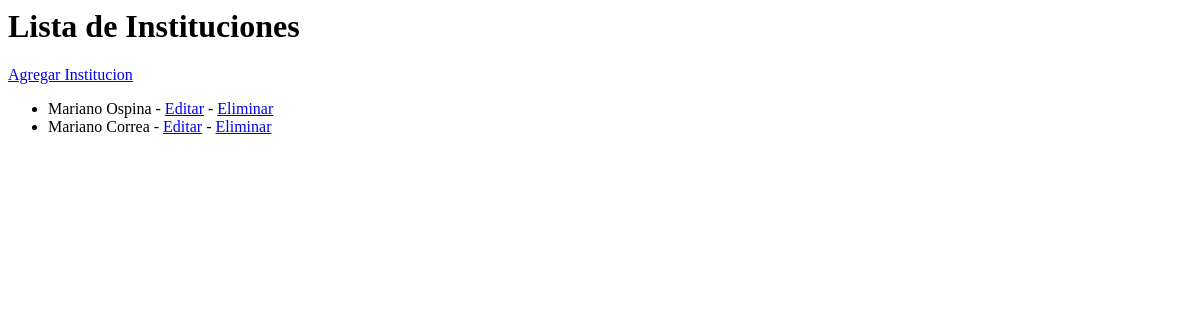
Page /instituciones/ on the earlier database version.
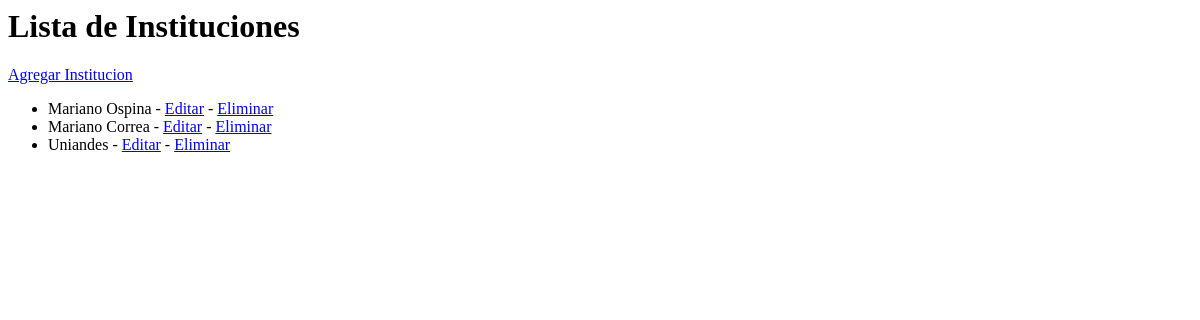
Same page on the later database version.
### instituciones/models.py (models this page shows, shortened)
class Institucion(models.Model):
    nombre = models.CharField(max_length=255)
    direccion = models.CharField(max_length=255)
    telefono = models.CharField(max_length=20)
    email_contacto = models.EmailField()

### instituciones/views.py (the view)
# urls.py: path('', institucion_list, name='institucion_list'),
def institucion_list(request):
    instituciones = Institucion.objects.all()
    return render(request, 'institucion_list.html', {'instituciones': instituciones})

### instituciones/templates/institucion_list.html
<h1>Lista de Instituciones</h1>
<a href="{% url 'institucion_create' %}">Agregar Institucion</a>
<ul>
    {% for institucion in instituciones %}
        <li>
            {{ institucion.nombre }} - <a href="{% url 'institucion_update' institucion.pk %}">Editar</a>
            - <a href="{% url 'institucion_delete' institucion.pk %}">Eliminar</a>
        </li>
    {% endfor %}
</ul>

Differences in the rows shown:
added Institucion: nombre "Uniandes"
